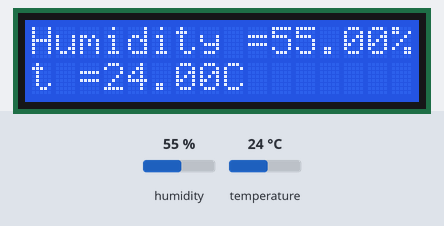
The sketch below on a simulated Arduino Uno, built with avr-gcc and run on an emulated ATmega328P. Parts: 16×2 character LCD. The test bench sets the inputs (shaded band); at power-on: humidity 55 %, temperature 24 °C. What the sketch prints to the serial monitor is not drawn.

Above: at 1.2 s.
1.3 s: humidity set to 22 %
At 8.3 s:
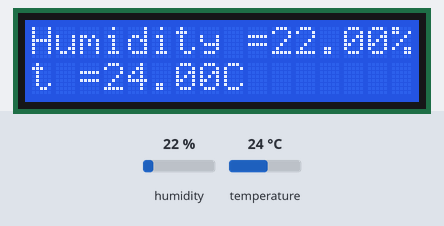
13.2 s: temperature set to 12 °C
At 20.2 s:
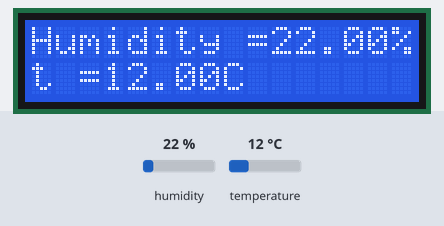
25.1 s: humidity set to 40 %
At 32.0 s:
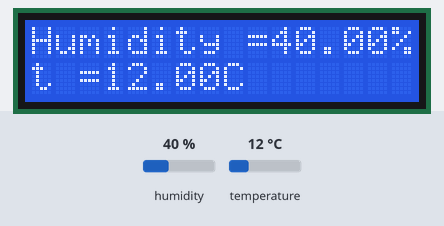
37.0 s: temperature set to 19 °C
At 43.7 s:
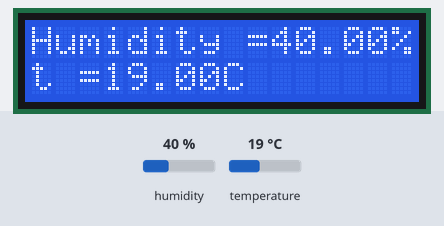
Timing chart, 0 to 45.2 s (numbered marks = the images above; inputs shaded):
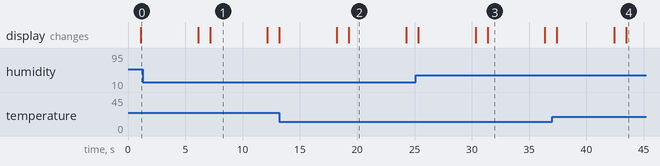

The sketch:

sketch_oct24b.ino
```cpp
#include <LiquidCrystal_I2C.h>
#include "DHT.h"
#include <Adafruit_Sensor.h>
#define DHTPIN 4
DHT dht(DHTPIN, DHT11);
// set the LCD number of columns and rows
int lcdColumns = 16;
int lcdRows = 2;

// set LCD address, number of columns and rows
// if you don't know your display address, run an I2C scanner sketch
LiquidCrystal_I2C lcd(0x27, lcdColumns, lcdRows);

void setup(){
   Serial.begin(115200);
    dht.begin();
  // initialize LCD
  lcd.init();
  // turn on LCD backlight
  lcd.backlight();
}

void loop(){
   float humidity    = dht.readHumidity();
  float temperature = dht.readTemperature();

  //print result to serial
  Serial.print("Humidity = ");
  Serial.print(humidity, 2);
  Serial.println(" %");

  Serial.print("Temperature = ");
  Serial.print(temperature, 2);
  Serial.println(" *C");
  delay(1000);
  String humidityString = "Humidity =";
  humidityString.concat(String(humidity, 2));
  humidityString.concat("%");

  Serial.print(humidityString);
  String temperatureString = "t =";
  temperatureString.concat(String(temperature, 2));
  temperatureString.concat("C");

  // set cursor to first column, first row
  lcd.setCursor(0, 0);
  // print message
  lcd.print(humidityString);

  // clears the display to print new message
  //lcd.clear();
  // set cursor to first column, second row
  lcd.setCursor(0,1);
  lcd.print(temperatureString);
  delay(5000);
  lcd.clear();
}
```

Measured:
- after the input at 13.2 s, the display: first differs from a run without the input after 6.1 s (image 2)
- after the input at 25.1 s, the display: first differs from a run without the input after 6.3 s (image 3)
- after the input at 37.0 s, the display: first differs from a run without the input after 6.5 s (image 4)
- what the display in image 1 shows lasts 5.0 s, from 7.2 s to 12.2 s
